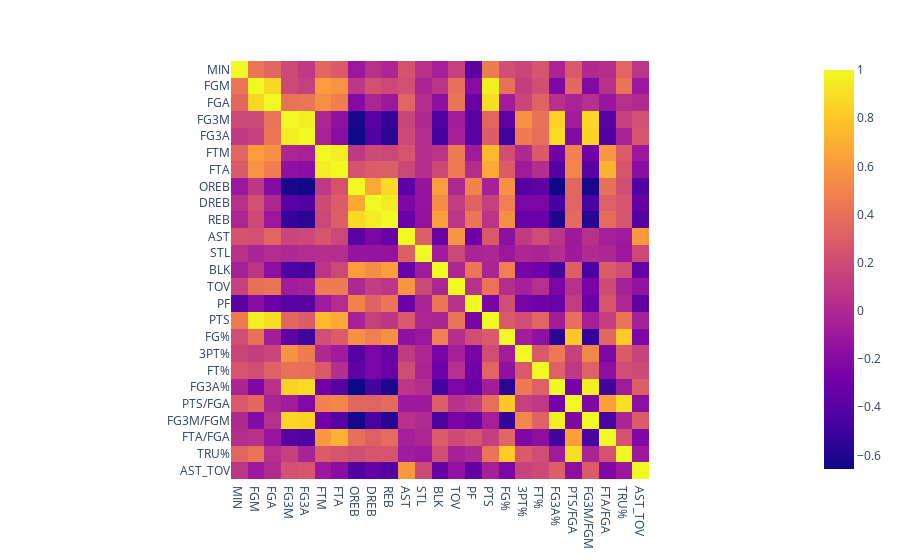

The cell this chart's notebook holds for it:
### Markdown cell above
# Which players stats are correlated with each other?

### Code cell
data_per_min = data.groupby(['PLAYER','PLAYER_ID','Year'])[total_cols].sum().reset_index()
for col in data_per_min.columns[4:]:
    data_per_min[col] = data_per_min[col]/data_per_min['MIN']
    

data_per_min['FG%'] = data_per_min['FGM']/data_per_min['FGA']
data_per_min['3PT%'] = data_per_min['FG3M']/data_per_min['FG3A']
data_per_min['FT%'] = data_per_min['FTM']/data_per_min['FTA']
data_per_min['FG3A%'] = data_per_min['FG3A']/data_per_min['FGA']
data_per_min['PTS/FGA'] = data_per_min['PTS']/data_per_min['FGA']
data_per_min['FG3M/FGM'] = data_per_min['FG3M']/data_per_min['FGM']
data_per_min['FTA/FGA'] = data_per_min['FTA']/data_per_min['FGA']
data_per_min['TRU%'] = 0.5*data_per_min['PTS']/(data_per_min['FGA']+0.475*data_per_min['FTA'])
data_per_min['AST_TOV'] = data_per_min['AST']/data_per_min['TOV']

data_per_min = data_per_min[data_per_min['MIN']>=50]
data_per_min.drop(columns='PLAYER_ID', inplace=True)

fig = px.imshow(data_per_min.corr())
fig.show()

### Figure 1 — Plotly figure (JSON) as saved in the notebook; plotly's stock layout.template omitted (floating-point values rounded to 4 significant figures; data arrays with more than 128 entries replaced by an {"elided": "..."} marker saying what was removed)
{"data": [{"coloraxis": "coloraxis", "hovertemplate": "x: %{x}<br>y: %{y}<br>color: %{z}<extra></extra>", "name": "0", "type": "heatmap", "x": ["MIN", "FGM", "FGA", "FG3M", "FG3A", "FTM", "FTA", "OREB", "DREB", "REB", "AST", "STL", "BLK", "TOV", "PF", "PTS", "FG%", "3PT%", "FT%", "FG3A%", "PTS/FGA", "FG3M/FGM", "FTA/FGA", "TRU%", "AST_TOV"], "xaxis": "x", "y": ["MIN", "FGM", "FGA", "FG3M", "FG3A", "FTM", "FTA", "OREB", "DREB", "REB", "AST", "STL", "BLK", "TOV", "PF", "PTS", "FG%", "3PT%", "FT%", "FG3A%", "PTS/FGA", "FG3M/FGM", "FTA/FGA", "TRU%", "AST_TOV"], "yaxis": "y", "z": {"elided": "25x25 float values"}}], "layout": {"coloraxis": {"colorscale": [[0, "#0d0887"], [0.1111, "#46039f"], [0.2222, "#7201a8"], [0.3333, "#9c179e"], [0.4444, "#bd3786"], [0.5556, "#d8576b"], [0.6667, "#ed7953"], [0.7778, "#fb9f3a"], [0.8889, "#fdca26"], [1, "#f0f921"]]}, "margin": {"t": 60}, "xaxis": {"anchor": "y", "constrain": "domain", "domain": [0, 1], "scaleanchor": "y"}, "yaxis": {"anchor": "x", "autorange": "reversed", "constrain": "domain", "domain": [0, 1]}}}
